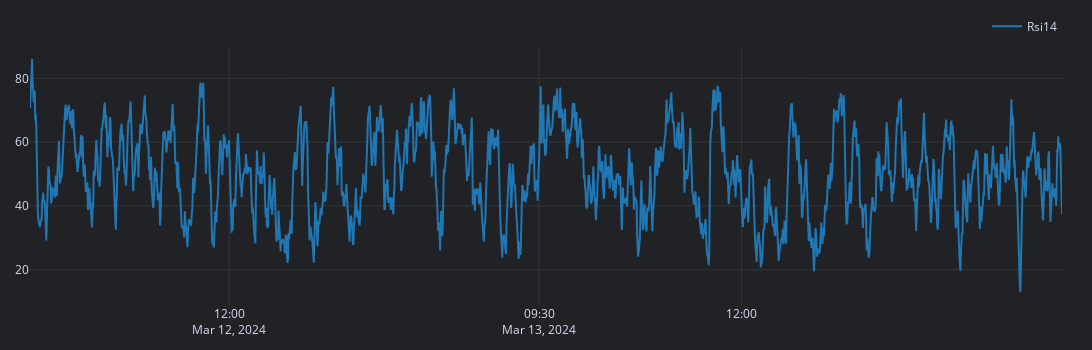
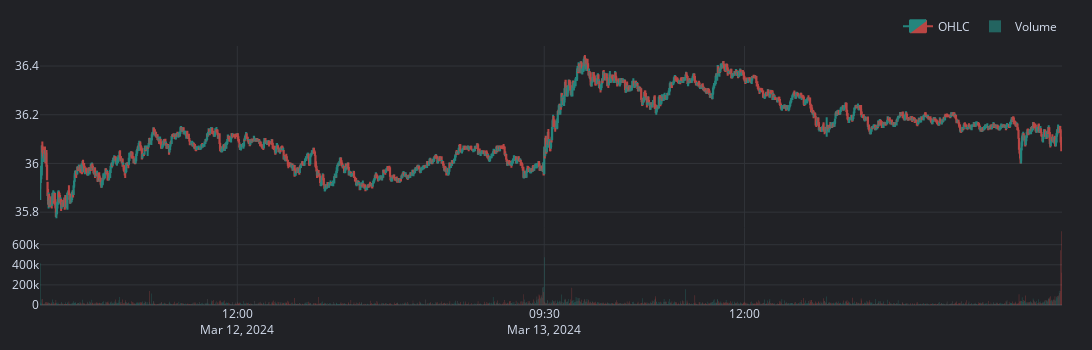

The code cell stored with these charts, in order, in its notebook:
### Markdown cell above
## FILTERING

### Code cell
#naloadujeme do vbt symbol as column
basic_data = vbt.Data.from_data({"BAC": df}, tz_convert=zoneNY)
start_date = pd.Timestamp('2024-03-12 09:30', tz=zoneNY)
end_date = pd.Timestamp('2024-03-13 16:00', tz=zoneNY)

#basic_data = basic_data.transform(lambda df: df[df.index.date == start_date.date()])
basic_data = basic_data.transform(lambda df: df[(df.index >= start_date) & (df.index <= end_date)])
basic_data.data["BAC"].info()
filtered_data = basic_data.transform(lambda df: df[(df.index >= start_date) & (df.index <= end_date)])
# #range filtered_data = data[(data.index >= start_date) & (data.index <= end_date)

filtered_data.data["BAC"].info()
b= filtered_data.get().iloc[100:200]
b.info()
c = b[["Open","High"]]
c.info()
rsi14 = filtered_data.data["BAC"]["Rsi14"].rename("Rsi14")

rsi14.vbt.plot().show()
filtered_data.data["BAC"].vbt.ohlcv.plot().show()
